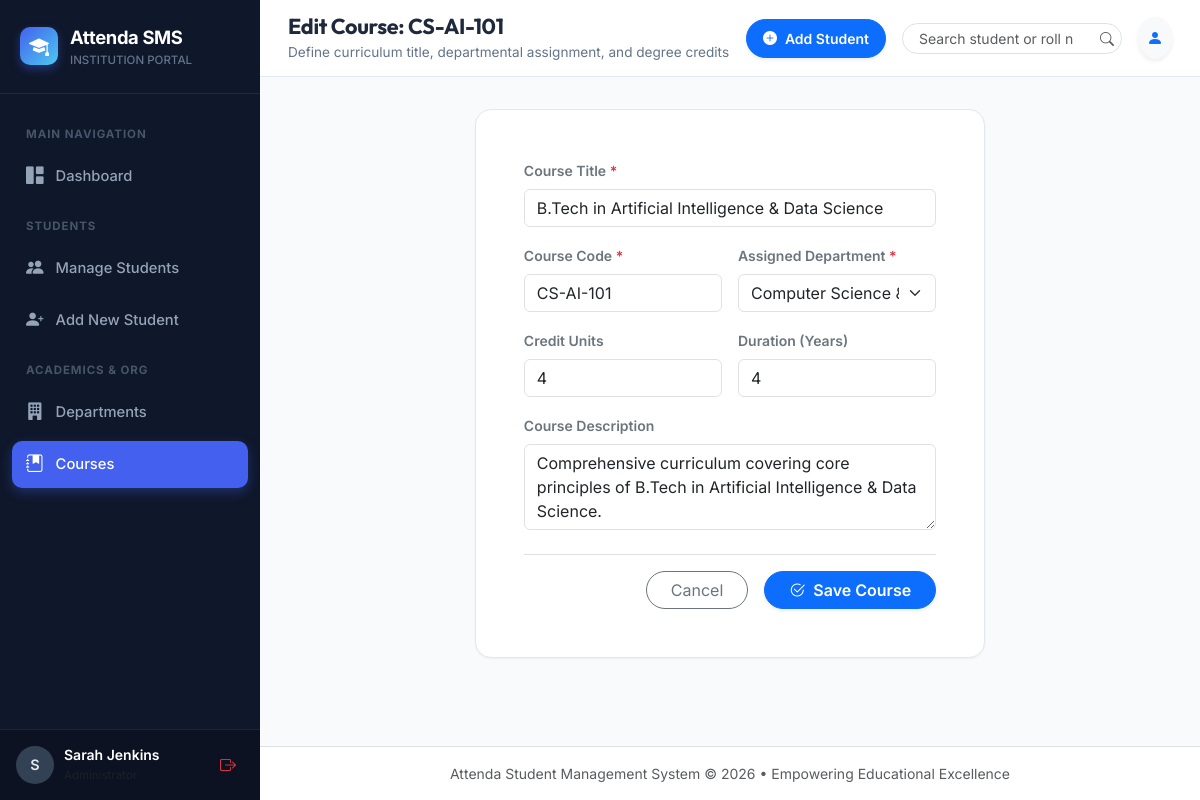
Page /courses/1/edit/ (signed in) on the committed database.
### students_app/models.py (models this page shows, shortened)
class Course(models.Model):
    name = models.CharField(max_length=160, help_text="Course title (e.g. B.Tech in Artificial Intelligence)")
    code = models.CharField(max_length=30, unique=True, help_text="Course code (e.g. CS101, BT-AI-204)")
    department = models.ForeignKey(Department, on_delete=models.CASCADE, related_name='courses')
    credits = models.PositiveIntegerField(default=4, help_text="Course credits")
    duration_years = models.PositiveIntegerField(default=4, help_text="Duration in years")
    description = models.TextField(blank=True, null=True, help_text="Overview of the course")
    created_at = models.DateTimeField(auto_now_add=True)
    updated_at = models.DateTimeField(auto_now=True)
    class Meta:
        ordering = ['name']

### students_app/views.py (the view)
# urls.py: path('courses/<int:pk>/edit/', views.course_edit_view, name='course_edit'),
@login_required
def course_edit_view(request, pk):
    course = get_object_or_404(Course, pk=pk)
    if request.method == 'POST':
        form = CourseForm(request.POST, instance=course)
        if form.is_valid():
            form.save()
            messages.success(request, f"Course '{course.name}' updated successfully.")
            return redirect('course_list')
        else:
            messages.error(request, "Failed to update course.")
    else:
        form = CourseForm(instance=course)
    return render(request, 'students_app/courses/course_form.html', {
        'form': form,
        'course': course,
        'title': f'Edit Course: {course.code}',
        'is_edit': True
    })

### students_app/forms.py (shortened to what this page needs)
class CourseForm(forms.ModelForm):
    class Meta:
        model = Course
        fields = ['name', 'code', 'department', 'credits', 'duration_years', 'description']
        widgets = {
            'name': forms.TextInput(attrs={'class': 'form-control', 'placeholder': 'e.g. B.Tech in Artificial Intelligence', 'required': True}),
            'code': forms.TextInput(attrs={'class': 'form-control', 'placeholder': 'e.g. CS201 / BTECH-AI', 'required': True}),
            'department': forms.Select(attrs={'class': 'form-select', 'required': True}),
            'credits': forms.NumberInput(attrs={'class': 'form-control', 'min': 1, 'max': 30, 'value': 4}),
            'duration_years': forms.NumberInput(attrs={'class': 'form-control', 'min': 1, 'max': 6, 'value': 4}),
            'description': forms.Textarea(attrs={'class': 'form-control', 'rows': 3, 'placeholder': 'Course overview and objectives...'}),
        }

### students_app/models.py (called while the page is built)
    def __str__(self):
        return f"{self.name} ({self.code})"

### templates/students_app/courses/course_form.html (shortened to what this page needs)
{% extends 'base.html' %}
{% load static %}
{% block page_title %}{{ title }}{% endblock %}
{% block page_subtitle %}Define curriculum title, departmental assignment, and degree credits{% endblock %}
{% block content %}
<div class="row justify-content-center">
    <div class="col-md-8 col-lg-7">
        <div class="card card-custom p-4 p-md-5">
            <form method="POST">
                <div class="mb-3">
                    <label class="form-label fw-semibold small text-secondary">Course Title <span class="text-danger">*</span></label>
                    {{ form.name }}
                </div>
                <div class="row g-3 mb-3">
                    <div class="col-md-6">
                        <label class="form-label fw-semibold small text-secondary">Course Code <span class="text-danger">*</span></label>
                        {{ form.code }}
                    </div>
                    <div class="col-md-6">
                        <label class="form-label fw-semibold small text-secondary">Assigned Department <span class="text-danger">*</span></label>
                        {{ form.department }}
                    </div>
                </div>
                <div class="row g-3 mb-3">
                    <div class="col-md-6">
                        <label class="form-label fw-semibold small text-secondary">Credit Units</label>
                        {{ form.credits }}
                    </div>
                    <div class="col-md-6">
                        <label class="form-label fw-semibold small text-secondary">Duration (Years)</label>
                        {{ form.duration_years }}
                    </div>
                </div>
                <div class="mb-4">
                    <label class="form-label fw-semibold small text-secondary">Course Description</label>
                    {{ form.description }}
                </div>
                <div class="d-flex justify-content-end gap-3 pt-3 border-top">
                    <a href="{% url 'course_list' %}" class="btn btn-outline-secondary px-4 rounded-pill">Cancel</a>
                    <button type="submit" class="btn btn-primary px-4 rounded-pill fw-semibold shadow-sm d-flex align-items-center gap-2">
                        <i class="bi bi-check2-circle"></i> Save Course
                    </button>
                </div>
            </form>
        </div>
    </div>
</div>
{% endblock %}

### templates/base.html (shortened to what this page needs)
{% load static %}
<!DOCTYPE html>
<html lang="en">
<head>
    <link href="https://cdn.jsdelivr.net/npm/bootstrap@5.3.3/dist/css/bootstrap.min.css" rel="stylesheet">
    <link rel="stylesheet" href="https://cdn.jsdelivr.net/npm/bootstrap-icons@1.11.3/font/bootstrap-icons.min.css">
    <link rel="stylesheet" href="{% static 'css/style.css' %}">
</head>
<body>
    <div class="app-wrapper">
        <aside class="app-sidebar">
            <div class="sidebar-header">
                <a href="{% url 'dashboard' %}" class="brand-logo">
                    <div class="brand-icon">
                        <i class="bi bi-mortarboard-fill"></i>
                    </div>
                    <div>
                        <div class="brand-title">Attenda SMS</div>
                        <div style="font-size: 0.72rem; color: #64748b; font-weight: 500;">INSTITUTION PORTAL</div>
                    </div>
                </a>
            </div>
            <div class="sidebar-menu">
                <div class="menu-section-label">Main Navigation</div>
                <a href="{% url 'dashboard' %}" class="nav-link-custom {% if request.resolver_match.url_name == 'dashboard' or request.resolver_match.url_name == 'home' %}active{% endif %}">
                    <i class="bi bi-grid-1x2-fill"></i>
                    <span>Dashboard</span>
                </a>
                <div class="menu-section-label">Students</div>
                <a href="{% url 'student_list' %}" class="nav-link-custom {% if request.resolver_match.url_name == 'student_list' or request.resolver_match.url_name == 'student_detail' %}active{% endif %}">
                    <i class="bi bi-people-fill"></i>
                    <span>Manage Students</span>
                </a>
                <a href="{% url 'student_add' %}" class="nav-link-custom {% if request.resolver_match.url_name == 'student_add' %}active{% endif %}">
                    <i class="bi bi-person-plus-fill"></i>
                    <span>Add New Student</span>
                </a>
                <div class="menu-section-label">Academics & Org</div>
                <a href="{% url 'department_list' %}" class="nav-link-custom {% if 'department' in request.resolver_match.url_name %}active{% endif %}">
                    <i class="bi bi-building-fill"></i>
                    <span>Departments</span>
                </a>
                <a href="{% url 'course_list' %}" class="nav-link-custom {% if 'course' in request.resolver_match.url_name %}active{% endif %}">
                    <i class="bi bi-journal-bookmark-fill"></i>
                    <span>Courses</span>
                </a>
            </div>
            <div class="sidebar-footer">
                <div class="d-flex align-items-center justify-content-between">
                    <div class="user-profile-badge">
                        <div class="user-avatar-sm">
                            {{ request.user.first_name|default:request.user.username|make_list|first|upper }}
                        </div>
                        <div style="line-height: 1.2;">
                            <div class="text-white fw-semibold small text-truncate" style="max-width: 110px;">
                                {{ request.user.get_full_name|default:request.user.username }}
                            </div>
                            <small class="text-muted" style="font-size: 0.72rem;">Administrator</small>
                        </div>
                    </div>
                    <a href="{% url 'logout' %}" class="btn btn-sm btn-outline-danger border-0 p-1 px-2" title="Sign out">
                        <i class="bi bi-box-arrow-right fs-6"></i>
                    </a>
                </div>
            </div>
        </aside>
        <div class="app-main">
            <header class="app-header">
                <div class="d-flex align-items-center gap-3">
                    <div>
                        <h1 class="page-title">{% block page_title %}Dashboard{% endblock %}</h1>
                        <p class="page-subtitle">{% block page_subtitle %}Overview & Key Statistics{% endblock %}</p>
                    </div>
                </div>
                <div class="d-flex align-items-center gap-3">
                    <a href="{% url 'student_add' %}" class="btn btn-primary btn-sm px-3 py-2 fw-semibold d-none d-sm-inline-flex align-items-center gap-2 shadow-sm rounded-pill">
                        <i class="bi bi-plus-circle-fill"></i> Add Student
                    </a>
                    <form action="{% url 'student_list' %}" method="GET" class="d-none d-md-flex position-relative">
                        <input type="text" name="q" class="form-control form-control-sm rounded-pill pe-5 ps-3" placeholder="Search student or roll no..." style="width: 220px;">
                        <button type="submit" class="btn btn-sm position-absolute end-0 top-50 translate-middle-y border-0 text-muted">
                            <i class="bi bi-search"></i>
                        </button>
                    </form>
                    <div class="dropdown">
                        <button class="btn btn-light rounded-circle p-2 shadow-sm" type="button" data-bs-toggle="dropdown" aria-expanded="false">
                            <i class="bi bi-person-fill text-primary"></i>
                        </button>
                    </div>
                </div>
            </header>
            <div class="container-fluid px-4 pt-3">
            </div>
            <main class="container-fluid px-4 py-3 flex-grow-1">
                {% block content %}{% endblock %}
            </main>
            <footer class="text-center py-3 text-muted small border-top bg-white mt-auto">
                <div class="container-fluid">
                    Attenda Student Management System &copy; {% now "Y" %} &bull; Empowering Educational Excellence
                </div>
            </footer>
        </div>
    </div>
</body>
</html>

### static/css/style.css (style rules this page uses)
:root { --font-main: 'Inter', -apple-system, BlinkMacSystemFont, "Segoe UI", Roboto, sans-serif; --font-heading: 'Outfit', 'Inter', sans-serif; --primary: #4361ee; --primary-hover: #3a56d4; --primary-light: #eef2ff; --secondary: #3f37c9; --success: #10b981; --success-light: #ecfdf5; --warning: #f59e0b; --warning-light: #fffbeb; --danger: #ef4444; --danger-light: #fef2f2; --info: #06b6d4; --info-light: #ecfeff; --bg-app: #f8fafc; --bg-card: #ffffff; --border-color: #e2e8f0; --text-main: #1e293b; --text-muted: #64748b; --sidebar-bg: #0f172a; --sidebar-hover: #1e293b; --sidebar-active: #4361ee; --radius-sm: 6px; --radius-md: 10px; --radius-lg: 16px; --shadow-sm: 0 1px 2px 0 rgba(0, 0, 0, 0.05); --shadow-md: 0 4px 6px -1px rgba(0, 0, 0, 0.07), 0 2px 4px -2px rgba(0, 0, 0, 0.05); --shadow-lg: 0 10px 15px -3px rgba(0, 0, 0, 0.08), 0 4px 6px -4px rgba(0, 0, 0, 0.04); }
body { font-family: var(--font-main); background-color: var(--bg-app); color: var(--text-main); margin: 0; padding: 0; -webkit-font-smoothing: antialiased; }
h1, h2, h3, h4, h5, h6, .brand-font { font-family: var(--font-heading); font-weight: 600; letter-spacing: -0.015em; }
.app-wrapper { display: flex; min-height: 100vh; width: 100%; }
.app-sidebar { width: 260px; background-color: var(--sidebar-bg); color: #94a3b8; display: flex; flex-direction: column; flex-shrink: 0; transition: all 0.3s ease; z-index: 1040; }
.sidebar-header { padding: 24px 20px; border-bottom: 1px solid rgba(255, 255, 255, 0.08); }
.brand-logo { display: flex; align-items: center; gap: 12px; text-decoration: none; color: #ffffff; }
.brand-icon { width: 38px; height: 38px; background: linear-gradient(135deg, #4361ee, #4cc9f0); border-radius: var(--radius-md); display: flex; align-items: center; justify-content: center; font-size: 1.25rem; color: #fff; box-shadow: 0 4px 10px rgba(67, 97, 238, 0.4); }
.brand-title { font-size: 1.15rem; font-weight: 700; letter-spacing: -0.02em; }
.sidebar-menu { padding: 20px 12px; flex-grow: 1; display: flex; flex-direction: column; gap: 6px; overflow-y: auto; }
.menu-section-label { font-size: 0.72rem; font-weight: 700; text-transform: uppercase; letter-spacing: 0.08em; color: #475569; padding: 12px 14px 4px; }
.nav-link-custom { display: flex; align-items: center; gap: 12px; padding: 10px 14px; border-radius: var(--radius-md); color: #94a3b8; text-decoration: none; font-size: 0.92rem; font-weight: 500; transition: all 0.2s ease; }
.nav-link-custom.active { background-color: var(--sidebar-active); color: #ffffff; box-shadow: 0 4px 12px rgba(67, 97, 238, 0.35); }
.nav-link-custom i { font-size: 1.1rem; }
.sidebar-footer { padding: 16px; border-top: 1px solid rgba(255, 255, 255, 0.08); background: rgba(0, 0, 0, 0.2); }
.user-profile-badge { display: flex; align-items: center; gap: 10px; }
.user-avatar-sm { width: 38px; height: 38px; border-radius: 50%; background: #334155; color: #e2e8f0; display: flex; align-items: center; justify-content: center; font-weight: 600; font-size: 0.9rem; }
.app-main { flex-grow: 1; display: flex; flex-direction: column; min-width: 0; overflow-x: hidden; }
.app-header { background-color: var(--bg-card); border-bottom: 1px solid var(--border-color); padding: 14px 28px; display: flex; align-items: center; justify-content: space-between; position: sticky; top: 0; z-index: 1020; }
.page-title { font-size: 1.35rem; font-weight: 700; color: var(--text-main); margin: 0; }
.page-subtitle { font-size: 0.85rem; color: var(--text-muted); margin: 2px 0 0 0; }
.card-custom { background-color: var(--bg-card); border: 1px solid var(--border-color); border-radius: var(--radius-lg); box-shadow: var(--shadow-sm); transition: box-shadow 0.2s ease; }

### rows in the picture
Course: name "B.Tech in Artificial Intelligence & Data Science", code "CS-AI-101", department "Computer Science & Engineering (CSE)", credits "4", duration_years "4", description "Comprehensive curriculum covering core principles of B.Tech in Artificial Intelligence & Data Science."

### other values in the picture
{{ request.user.get_full_name|default:request.user.username }} "Sarah Jenkins"
{{ title }} "Edit Course: CS-AI-101"
